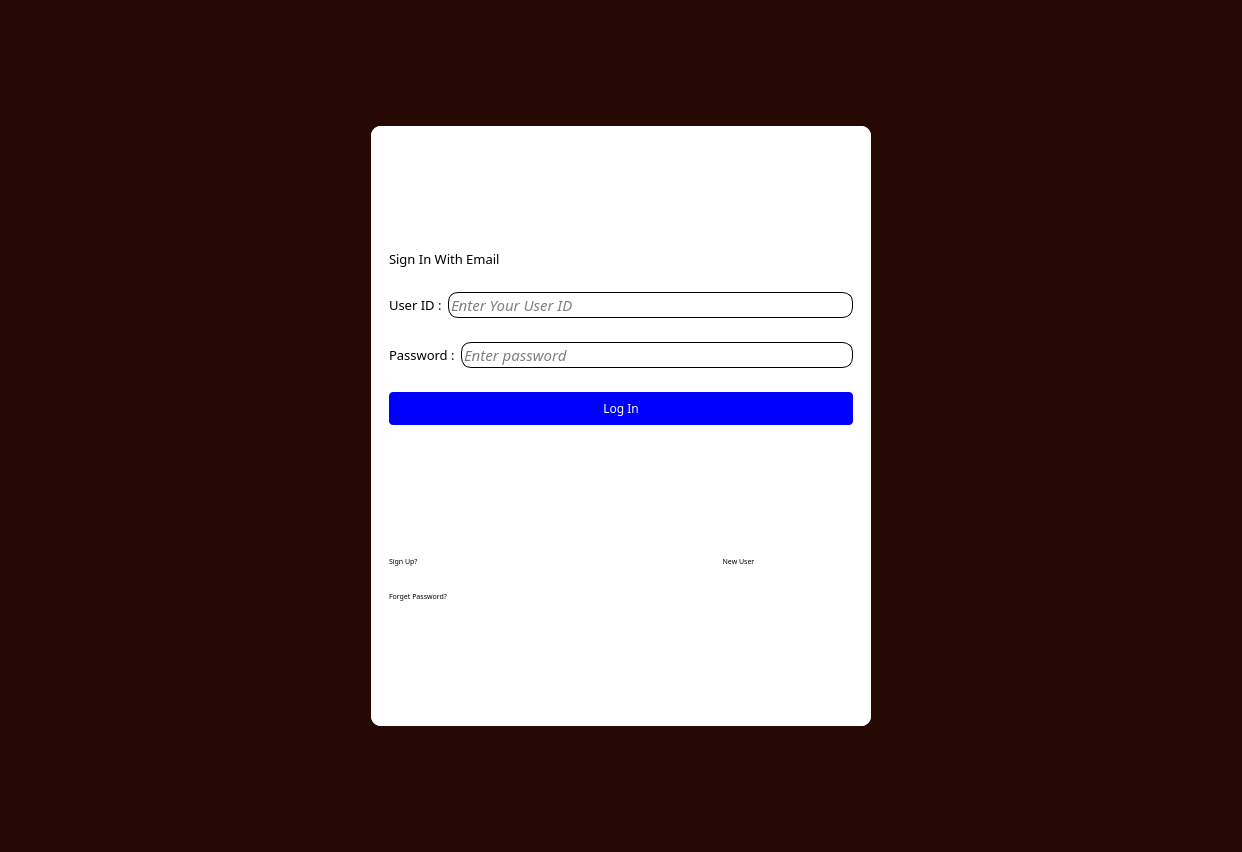
<?xml version="1.0" encoding="UTF-8"?>
<ui version="4.0">
 <class>MainWindow</class>
 <widget class="QMainWindow" name="MainWindow">
  <property name="geometry">
   <rect>
    <x>0</x>
    <y>0</y>
    <width>1242</width>
    <height>852</height>
   </rect>
  </property>
  <property name="windowTitle">
   <string>MainWindow</string>
  </property>
  <widget class="QWidget" name="centralwidget">
   <layout class="QHBoxLayout" name="horizontalLayout">
    <property name="spacing">
     <number>0</number>
    </property>
    <property name="leftMargin">
     <number>0</number>
    </property>
    <property name="topMargin">
     <number>0</number>
    </property>
    <property name="rightMargin">
     <number>0</number>
    </property>
    <property name="bottomMargin">
     <number>0</number>
    </property>
    <item>
     <widget class="QStackedWidget" name="stackedWidget">
      <property name="font">
       <font>
        <family>Ostrich Sans Inline</family>
        <pointsize>11</pointsize>
        <italic>true</italic>
       </font>
      </property>
      <property name="styleSheet">
       <string notr="true">background-color: rgb(37,9,2);</string>
      </property>
      <property name="currentIndex">
       <number>0</number>
      </property>
      <widget class="QWidget" name="stackedWidgetPage1" native="true">
       <layout class="QHBoxLayout" name="horizontalLayout_2">
        <item>
         <widget class="QStackedWidget" name="stackedWidget_2">
          <property name="maximumSize">
           <size>
            <width>500</width>
            <height>600</height>
           </size>
          </property>
          <property name="font">
           <font>
            <pointsize>6</pointsize>
           </font>
          </property>
          <property name="styleSheet">
           <string notr="true">background-color: white;
border-radius: 10px;</string>
          </property>
          <property name="currentIndex">
           <number>0</number>
          </property>
          <widget class="QWidget" name="stackedWidget_2Page1">
           <layout class="QVBoxLayout" name="verticalLayout">
            <item>
             <spacer name="verticalSpacer">
              <property name="orientation">
               <enum>Qt::Vertical</enum>
              </property>
              <property name="sizeHint" stdset="0">
               <size>
                <width>20</width>
                <height>40</height>
               </size>
              </property>
             </spacer>
            </item>
            <item>
             <widget class="QWidget" name="widget_3" native="true">
              <layout class="QHBoxLayout" name="horizontalLayout_4">
               <item>
                <widget class="QLabel" name="label">
                 <property name="font">
                  <font>
                   <family>Press Start 2P</family>
                   <pointsize>10</pointsize>
                  </font>
                 </property>
                 <property name="text">
                  <string>Sign In With Email</string>
                 </property>
                </widget>
               </item>
              </layout>
             </widget>
            </item>
            <item>
             <widget class="QWidget" name="widget_4" native="true">
              <layout class="QHBoxLayout" name="horizontalLayout_5">
               <item>
                <widget class="QLabel" name="label_2">
                 <property name="font">
                  <font>
                   <family>Press Start 2P</family>
                   <pointsize>10</pointsize>
                  </font>
                 </property>
                 <property name="text">
                  <string>User ID :</string>
                 </property>
                </widget>
               </item>
               <item>
                <widget class="QLineEdit" name="lineEdit">
                 <property name="font">
                  <font>
                   <family>Ostrich Sans Inline</family>
                   <pointsize>11</pointsize>
                   <weight>50</weight>
                   <italic>true</italic>
                   <bold>false</bold>
                  </font>
                 </property>
                 <property name="styleSheet">
                  <string notr="true">border: 1px solid black;
font: italic 11pt &quot;Ostrich Sans Inline&quot;;</string>
                 </property>
                 <property name="placeholderText">
                  <string>Enter Your User ID </string>
                 </property>
                </widget>
               </item>
              </layout>
             </widget>
            </item>
            <item>
             <widget class="QWidget" name="widget_5" native="true">
              <layout class="QHBoxLayout" name="horizontalLayout_6">
               <item>
                <widget class="QLabel" name="label_3">
                 <property name="font">
                  <font>
                   <family>Press Start 2P</family>
                   <pointsize>10</pointsize>
                  </font>
                 </property>
                 <property name="text">
                  <string>Password :</string>
                 </property>
                </widget>
               </item>
               <item>
                <widget class="QLineEdit" name="lineEdit_2">
                 <property name="font">
                  <font>
                   <family>Ostrich Sans Inline</family>
                   <pointsize>11</pointsize>
                   <weight>50</weight>
                   <italic>true</italic>
                   <bold>false</bold>
                  </font>
                 </property>
                 <property name="styleSheet">
                  <string notr="true">border: 1px solid black;
font: italic 11pt &quot;Ostrich Sans Inline&quot;;</string>
                 </property>
                 <property name="placeholderText">
                  <string>Enter password</string>
                 </property>
                </widget>
               </item>
              </layout>
             </widget>
            </item>
            <item>
             <widget class="QWidget" name="widget_6" native="true">
              <layout class="QHBoxLayout" name="horizontalLayout_3">
               <item>
                <widget class="QPushButton" name="pushButton">
                 <property name="font">
                  <font>
                   <family>Press Start 2P</family>
                  </font>
                 </property>
                 <property name="styleSheet">
                  <string notr="true">background-color: blue;
color: white;
border-radius: 4px;
padding: 8px;</string>
                 </property>
                 <property name="text">
                  <string>Log In</string>
                 </property>
                </widget>
               </item>
              </layout>
             </widget>
            </item>
            <item>
             <spacer name="verticalSpacer_3">
              <property name="orientation">
               <enum>Qt::Vertical</enum>
              </property>
              <property name="sizeHint" stdset="0">
               <size>
                <width>20</width>
                <height>40</height>
               </size>
              </property>
             </spacer>
            </item>
            <item>
             <widget class="QWidget" name="widget_7" native="true">
              <layout class="QHBoxLayout" name="horizontalLayout_8">
               <item>
                <widget class="QLabel" name="label_4">
                 <property name="font">
                  <font>
                   <family>Press Start 2P</family>
                   <pointsize>5</pointsize>
                  </font>
                 </property>
                 <property name="text">
                  <string>Sign Up?</string>
                 </property>
                </widget>
               </item>
               <item>
                <widget class="QPushButton" name="pushButton_2">
                 <property name="font">
                  <font>
                   <family>Press Start 2P</family>
                   <pointsize>5</pointsize>
                  </font>
                 </property>
                 <property name="text">
                  <string>New User</string>
                 </property>
                </widget>
               </item>
              </layout>
             </widget>
            </item>
            <item>
             <widget class="QWidget" name="widget_8" native="true">
              <property name="font">
               <font>
                <pointsize>5</pointsize>
               </font>
              </property>
              <layout class="QHBoxLayout" name="horizontalLayout_7">
               <item>
                <widget class="QLabel" name="label_5">
                 <property name="font">
                  <font>
                   <family>Press Start 2P</family>
                   <pointsize>5</pointsize>
                  </font>
                 </property>
                 <property name="text">
                  <string>Forget Password?</string>
                 </property>
                </widget>
               </item>
              </layout>
             </widget>
            </item>
            <item>
             <spacer name="verticalSpacer_2">
              <property name="orientation">
               <enum>Qt::Vertical</enum>
              </property>
              <property name="sizeHint" stdset="0">
               <size>
                <width>20</width>
                <height>40</height>
               </size>
              </property>
             </spacer>
            </item>
           </layout>
          </widget>
          <widget class="QWidget" name="page">
           <widget class="QWidget" name="widget_2" native="true">
            <property name="geometry">
             <rect>
              <x>30</x>
              <y>20</y>
              <width>441</width>
              <height>61</height>
             </rect>
            </property>
            <widget class="QLabel" name="label_6">
             <property name="geometry">
              <rect>
               <x>0</x>
               <y>10</y>
               <width>441</width>
               <height>31</height>
              </rect>
             </property>
             <property name="font">
              <font>
               <family>Press Start 2P</family>
               <pointsize>14</pointsize>
              </font>
             </property>
             <property name="text">
              <string>Create Your Account</string>
             </property>
            </widget>
           </widget>
           <widget class="QWidget" name="widget_9" native="true">
            <property name="geometry">
             <rect>
              <x>30</x>
              <y>90</y>
              <width>201</width>
              <height>51</height>
             </rect>
            </property>
            <property name="styleSheet">
             <string notr="true">Border black</string>
            </property>
            <widget class="QLineEdit" name="lineEdit_3">
             <property name="geometry">
              <rect>
               <x>10</x>
               <y>10</y>
               <width>191</width>
               <height>41</height>
              </rect>
             </property>
             <property name="font">
              <font>
               <family>Ostrich Sans Inline</family>
               <pointsize>15</pointsize>
               <italic>true</italic>
              </font>
             </property>
             <property name="styleSheet">
              <string notr="true">border:1px solid black</string>
             </property>
             <property name="placeholderText">
              <string>  First Name</string>
             </property>
             <property name="clearButtonEnabled">
              <bool>false</bool>
             </property>
            </widget>
           </widget>
           <widget class="QWidget" name="widget_10" native="true">
            <property name="geometry">
             <rect>
              <x>239</x>
              <y>89</y>
              <width>231</width>
              <height>51</height>
             </rect>
            </property>
            <widget class="QLineEdit" name="lineEdit_4">
             <property name="geometry">
              <rect>
               <x>10</x>
               <y>10</y>
               <width>211</width>
               <height>41</height>
              </rect>
             </property>
             <property name="font">
              <font>
               <family>Ostrich Sans Inline</family>
               <pointsize>15</pointsize>
               <italic>true</italic>
              </font>
             </property>
             <property name="styleSheet">
              <string notr="true">border : 1px solid black</string>
             </property>
             <property name="placeholderText">
              <string>  Last Name</string>
             </property>
            </widget>
           </widget>
           <widget class="QWidget" name="widget_11" native="true">
            <property name="geometry">
             <rect>
              <x>30</x>
              <y>150</y>
              <width>441</width>
              <height>61</height>
             </rect>
            </property>
            <widget class="QComboBox" name="comboBox">
             <property name="geometry">
              <rect>
               <x>10</x>
               <y>10</y>
               <width>421</width>
               <height>41</height>
              </rect>
             </property>
             <property name="font">
              <font>
               <pointsize>15</pointsize>
              </font>
             </property>
             <property name="styleSheet">
              <string notr="true">border : 1px solid black</string>
             </property>
            </widget>
           </widget>
           <widget class="QWidget" name="widget_12" native="true">
            <property name="geometry">
             <rect>
              <x>30</x>
              <y>220</y>
              <width>441</width>
              <height>101</height>
             </rect>
            </property>
            <widget class="QLabel" name="label_7">
             <property name="geometry">
              <rect>
               <x>10</x>
               <y>0</y>
               <width>171</width>
               <height>21</height>
              </rect>
             </property>
             <property name="font">
              <font>
               <family>Press Start 2P</family>
              </font>
             </property>
             <property name="text">
              <string>Date of birth</string>
             </property>
            </widget>
            <widget class="QLineEdit" name="lineEdit_5">
             <property name="geometry">
              <rect>
               <x>20</x>
               <y>30</y>
               <width>131</width>
               <height>41</height>
              </rect>
             </property>
             <property name="font">
              <font>
               <family>Ostrich Sans Inline</family>
               <pointsize>16</pointsize>
               <italic>true</italic>
              </font>
             </property>
             <property name="styleSheet">
              <string notr="true">border:1px solid black</string>
             </property>
             <property name="placeholderText">
              <string> DAY</string>
             </property>
            </widget>
            <widget class="QLineEdit" name="lineEdit_6">
             <property name="geometry">
              <rect>
               <x>162</x>
               <y>31</y>
               <width>111</width>
               <height>41</height>
              </rect>
             </property>
             <property name="font">
              <font>
               <family>Ostrich Sans Inline</family>
               <pointsize>16</pointsize>
               <italic>true</italic>
              </font>
             </property>
             <property name="styleSheet">
              <string notr="true">border:1px solid black</string>
             </property>
             <property name="placeholderText">
              <string> Month</string>
             </property>
            </widget>
            <widget class="QLineEdit" name="lineEdit_7">
             <property name="geometry">
              <rect>
               <x>282</x>
               <y>31</y>
               <width>141</width>
               <height>41</height>
              </rect>
             </property>
             <property name="font">
              <font>
               <family>Ostrich Sans Inline</family>
               <pointsize>16</pointsize>
               <italic>true</italic>
              </font>
             </property>
             <property name="styleSheet">
              <string notr="true">border:1px solid black</string>
             </property>
             <property name="placeholderText">
              <string> Year</string>
             </property>
            </widget>
           </widget>
           <widget class="QWidget" name="widget_13" native="true">
            <property name="geometry">
             <rect>
              <x>30</x>
              <y>330</y>
              <width>441</width>
              <height>61</height>
             </rect>
            </property>
            <widget class="QLineEdit" name="lineEdit_8">
             <property name="geometry">
              <rect>
               <x>12</x>
               <y>11</y>
               <width>421</width>
               <height>41</height>
              </rect>
             </property>
             <property name="font">
              <font>
               <family>Ostrich Sans Inline</family>
               <pointsize>16</pointsize>
               <italic>true</italic>
              </font>
             </property>
             <property name="styleSheet">
              <string notr="true">border:1px solid black</string>
             </property>
             <property name="placeholderText">
              <string> Password</string>
             </property>
            </widget>
           </widget>
           <widget class="QWidget" name="widget_14" native="true">
            <property name="geometry">
             <rect>
              <x>30</x>
              <y>390</y>
              <width>441</width>
              <height>61</height>
             </rect>
            </property>
            <widget class="QLineEdit" name="lineEdit_9">
             <property name="geometry">
              <rect>
               <x>12</x>
               <y>10</y>
               <width>421</width>
               <height>41</height>
              </rect>
             </property>
             <property name="font">
              <font>
               <family>Ostrich Sans Inline</family>
               <pointsize>16</pointsize>
               <italic>true</italic>
              </font>
             </property>
             <property name="styleSheet">
              <string notr="true">border:1px solid black</string>
             </property>
             <property name="placeholderText">
              <string> Confirm Password</string>
             </property>
            </widget>
           </widget>
           <widget class="QWidget" name="widget_15" native="true">
            <property name="geometry">
             <rect>
              <x>30</x>
              <y>450</y>
              <width>441</width>
              <height>61</height>
             </rect>
            </property>
            <widget class="QLineEdit" name="lineEdit_10">
             <property name="geometry">
              <rect>
               <x>12</x>
               <y>10</y>
               <width>421</width>
               <height>41</height>
              </rect>
             </property>
             <property name="font">
              <font>
               <family>Ostrich Sans Inline</family>
               <pointsize>16</pointsize>
               <italic>true</italic>
              </font>
             </property>
             <property name="styleSheet">
              <string notr="true">border:1px solid black</string>
             </property>
             <property name="placeholderText">
              <string> Phone Number</string>
             </property>
            </widget>
           </widget>
           <widget class="QPushButton" name="pushButton_3">
            <property name="geometry">
             <rect>
              <x>190</x>
              <y>530</y>
              <width>151</width>
              <height>41</height>
             </rect>
            </property>
            <property name="font">
             <font>
              <family>Press Start 2P</family>
             </font>
            </property>
            <property name="styleSheet">
             <string notr="true">border:1px solid black</string>
            </property>
            <property name="text">
             <string>Continue</string>
            </property>
           </widget>
          </widget>
          <widget class="QWidget" name="page_2">
           <widget class="QWidget" name="widget_16" native="true">
            <property name="geometry">
             <rect>
              <x>20</x>
              <y>20</y>
              <width>441</width>
              <height>61</height>
             </rect>
            </property>
            <widget class="QLabel" name="label_8">
             <property name="geometry">
              <rect>
               <x>20</x>
               <y>10</y>
               <width>431</width>
               <height>51</height>
              </rect>
             </property>
             <property name="font">
              <font>
               <family>Press Start 2P</family>
               <pointsize>16</pointsize>
              </font>
             </property>
             <property name="text">
              <string>Recover Account</string>
             </property>
            </widget>
           </widget>
           <widget class="QWidget" name="widget_17" native="true">
            <property name="geometry">
             <rect>
              <x>20</x>
              <y>90</y>
              <width>361</width>
              <height>51</height>
             </rect>
            </property>
            <widget class="QLabel" name="label_9">
             <property name="geometry">
              <rect>
               <x>10</x>
               <y>10</y>
               <width>311</width>
               <height>31</height>
              </rect>
             </property>
             <property name="font">
              <font>
               <family>Press Start 2P</family>
               <pointsize>8</pointsize>
              </font>
             </property>
             <property name="text">
              <string>Reset Your Password</string>
             </property>
            </widget>
           </widget>
           <widget class="QWidget" name="widget_18" native="true">
            <property name="geometry">
             <rect>
              <x>20</x>
              <y>150</y>
              <width>461</width>
              <height>71</height>
             </rect>
            </property>
            <property name="styleSheet">
             <string notr="true"/>
            </property>
            <widget class="QLineEdit" name="lineEdit_11">
             <property name="geometry">
              <rect>
               <x>10</x>
               <y>10</y>
               <width>441</width>
               <height>51</height>
              </rect>
             </property>
             <property name="font">
              <font>
               <family>Ostrich Sans Inline</family>
               <pointsize>15</pointsize>
              </font>
             </property>
             <property name="styleSheet">
              <string notr="true">border:1px solid black</string>
             </property>
             <property name="placeholderText">
              <string> Email address or Phone number</string>
             </property>
            </widget>
           </widget>
           <widget class="QWidget" name="widget_19" native="true">
            <property name="geometry">
             <rect>
              <x>20</x>
              <y>220</y>
              <width>261</width>
              <height>101</height>
             </rect>
            </property>
            <widget class="QLabel" name="label_10">
             <property name="geometry">
              <rect>
               <x>10</x>
               <y>10</y>
               <width>141</width>
               <height>31</height>
              </rect>
             </property>
             <property name="font">
              <font>
               <family>Press Start 2P</family>
               <pointsize>8</pointsize>
              </font>
             </property>
             <property name="text">
              <string>Enter Code</string>
             </property>
            </widget>
            <widget class="QLineEdit" name="lineEdit_12">
             <property name="geometry">
              <rect>
               <x>12</x>
               <y>40</y>
               <width>241</width>
               <height>41</height>
              </rect>
             </property>
             <property name="styleSheet">
              <string notr="true">border:1px solid black</string>
             </property>
            </widget>
           </widget>
           <widget class="QWidget" name="widget_20" native="true">
            <property name="geometry">
             <rect>
              <x>20</x>
              <y>330</y>
              <width>451</width>
              <height>71</height>
             </rect>
            </property>
            <widget class="QLineEdit" name="lineEdit_13">
             <property name="geometry">
              <rect>
               <x>20</x>
               <y>10</y>
               <width>421</width>
               <height>51</height>
              </rect>
             </property>
             <property name="font">
              <font>
               <family>Ostrich Sans Inline</family>
               <pointsize>14</pointsize>
               <italic>true</italic>
              </font>
             </property>
             <property name="styleSheet">
              <string notr="true">border:1px solid black</string>
             </property>
             <property name="placeholderText">
              <string> Enter New Password</string>
             </property>
            </widget>
           </widget>
           <widget class="QPushButton" name="pushButton_4">
            <property name="geometry">
             <rect>
              <x>180</x>
              <y>430</y>
              <width>121</width>
              <height>41</height>
             </rect>
            </property>
            <property name="font">
             <font>
              <family>Press Start 2P</family>
             </font>
            </property>
            <property name="styleSheet">
             <string notr="true">border:1px solid black
</string>
            </property>
            <property name="text">
             <string>Continue</string>
            </property>
           </widget>
          </widget>
         </widget>
        </item>
       </layout>
      </widget>
      <widget class="QWidget" name="page_3">
       <widget class="QWidget" name="widget" native="true">
        <property name="geometry">
         <rect>
          <x>290</x>
          <y>270</y>
          <width>721</width>
          <height>281</height>
         </rect>
        </property>
        <widget class="QLabel" name="label_11">
         <property name="geometry">
          <rect>
           <x>20</x>
           <y>20</y>
           <width>691</width>
           <height>251</height>
          </rect>
         </property>
         <property name="font">
          <font>
           <family>Press Start 2P</family>
           <pointsize>11</pointsize>
          </font>
         </property>
         <property name="styleSheet">
          <string notr="true">Color : white;</string>
         </property>
         <property name="text">
          <string>WEEEEE WEEEEE HANN BHYIIII KYAAAA HAAL HAI</string>
         </property>
        </widget>
       </widget>
      </widget>
     </widget>
    </item>
   </layout>
  </widget>
 </widget>
 <resources/>
 <connections/>
</ui>
